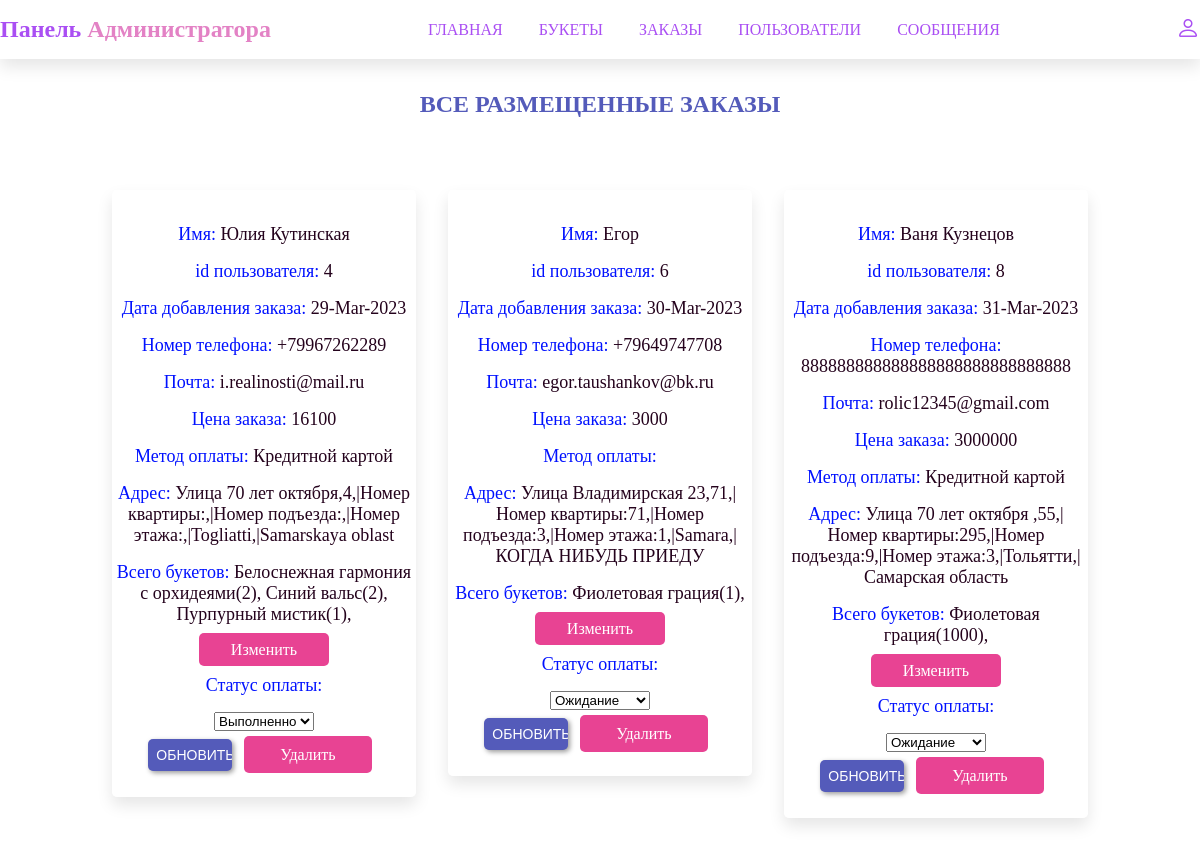
Screenshot of /admin_orders.php (signed in) with the database file from the repository.
### tables this page shows
CREATE TABLE IF NOT EXISTS `orders` (
  `id` int(11) NOT NULL,
  `user_id` int(11) NOT NULL,
  `name` varchar(255) NOT NULL,
  `number` varchar(255) NOT NULL,
  `email` varchar(255) NOT NULL,
  `method` varchar(255) NOT NULL,
  `address` varchar(255) NOT NULL,
  `total_products` varchar(255) NOT NULL,
  `total_price` varchar(255) NOT NULL,
  `placed_on` varchar(255) NOT NULL,
  `payment_status` varchar(255) NOT NULL DEFAULT 'Ожидание'
);

### admin_orders.php (the view, shortened to what this page needs)
<?php
include 'connection.php';
?>
<!DOCTYPE html>
<html lang="en">
<head>
    <link rel="stylesheet" href="https://cdn.jsdelivr.net/npm/bootstrap-icons@1.10.2/font/bootstrap-icons.css">
    <link rel="stylesheet" type="text/css" href="style.css">
</head>
<body>
    <?php include 'admin_header.php'; ?>
<section class="order_container">
    <h1 class="title">Все размещенные заказы</h1>
    <div class="box-container">
        <?php
        $select_orders = mysqli_query($conn, "SELECT * FROM orders") or die('Error');
        if(mysqli_num_rows($select_orders) > 0){
            while($fetch_orders = mysqli_fetch_assoc($select_orders)){
        ?>
        <div class="box">
            <p>Имя: <span><?php echo $fetch_orders['name'] ?></span></p>
            <p>id пользователя: <span><?php echo $fetch_orders['user_id'] ?></span></p>
            <p>Дата добавления заказа: <span><?php echo $fetch_orders['placed_on'] ?></span></p>
            <p>Номер телефона: <span><?php echo $fetch_orders['number'] ?></span></p>
            <p>Почта: <span><?php echo $fetch_orders['email'] ?></span></p>
            <p>Цена заказа: <span><?php echo $fetch_orders['total_price'] ?></span></p>
            <p>Метод оплаты: <span><?php echo $fetch_orders['method'] ?></span></p>
            <p>Адрес: <span><?php echo $fetch_orders['address'] ?></span></p>
            <p>Всего букетов: <span><?php echo $fetch_orders['total_products'] ?></span></p>
            <form method="post">
			<a href="admin_orders.php?edit=<?php echo $fetch_orders['id'] ?>" class="edit">Изменить</a>
				<p>Статус оплаты:</p>
                <select name="update_payment">
                    <option disabled selected><?php echo $fetch_orders['payment_status']?></option>
                </select>
                <input type="submit" name="update_order" value="Обновить" class="btn">
                <a href="admin_orders.php?delete=<?php echo $fetch_orders['id'] ?>" class="delete" onclick="return confirm('delete this')">Удалить</a>
            </form>
        </div>
        <?php
            }
        }
        ?>
    </div>
</section>
</body>
</html>

### style.css (style rules this page uses)
* { margin:0; padding: 0; box-sizing: border-box; }
:root { --white-alpha-40: rgba(255,255,255,0.40); --white-alpha-25: rgba(255, 255, 255, 0.25); --backdrope-filter-blur: blur(5px); --pink: #e84393; --box-shadow: 0 .5rem 1rem rgba(0,0,0,0.1); }
a { text-decoration: none; }
form input, textarea { width: 100%; background: var(--white-alpha-25); padding:.7rem 1.4rem; outline: none; border: none; border-radius: 5px; margin: .5rem 0; padding: .5rem; box-shadow: 2px 2px 5px rgba(0,0,0,0.40); font-size: 14px; }
form .btn { cursor: pointer; background: #545bba; color: #fff; text-transform: uppercase; width: 28%; }
.title { text-align: center; text-transform: uppercase; margin: 2rem 0; color: #545bba; }
.box-container { padding: 2% 8%; display: grid; grid-template-columns: repeat(auto-fit,minmax(18rem,1fr)); justify-content: center; align-items: center; }
.box-container .box { box-shadow: var(--box-shadow); padding: 1rem 0; background: var(--white-alpha-25); border: 2px solid var(--white-alpha-40); margin: 1rem; text-align: center; border-radius: 5px; }
.box-container .box p { font-size: 18px; margin: 1rem 0; color: #0011ff; }
.box-container .box span { font-size: 18px; margin: 1rem 0; color: #24021c; }
.edit, .delete { margin: .5rem; text-transform: capitalize; color: #fff; background: var(--pink); padding: .5rem 2rem; border-radius: 5px; }
.order_container .box-container { grid-template-columns: repeat(auto-fit, minmax(20rem,1fr)); justify-content: center; align-items: flex-start; }
select { display: block; margin: auto; }
.box-container .delete { padding: .6rem 12%; }

### rows the page displays
orders: name "Юлия Кутинская", user "4", placed_on "29-Mar-2023", number "+79967262289", email "i.realinosti@mail.ru", total_price "16100", method "Кредитной картой", address "Улица 70 лет октября,4,|Номер квартиры:,|Номер подъезда:,|Номер этажа:,|Togliatti,|Samarskaya oblast", total_products "Белоснежная гармония с орхидеями(2), Синий вальс(2), Пурпурный мистик(1),", update_payment "Выполненно"
orders: name "Егор", user "6", placed_on "30-Mar-2023", number "+79649747708", email "egor.taushankov@bk.ru", total_price "3000", address "Улица Владимирская 23,71,|Номер квартиры:71,|Номер подъезда:3,|Номер этажа:1,|Samara,|КОГДА НИБУДЬ ПРИЕДУ", total_products "Фиолетовая грация(1),", update_payment "Ожидание"
orders: name "Ваня Кузнецов", user "8", placed_on "31-Mar-2023", number "888888888888888888888888888888", email "rolic12345@gmail.com", total_price "3000000", method "Кредитной картой", address "Улица 70 лет октября ,55,|Номер квартиры:295,|Номер подъезда:9,|Номер этажа:3,|Тольятти,|Самарская область", total_products "Фиолетовая грация(1000),", update_payment "Ожидание"
